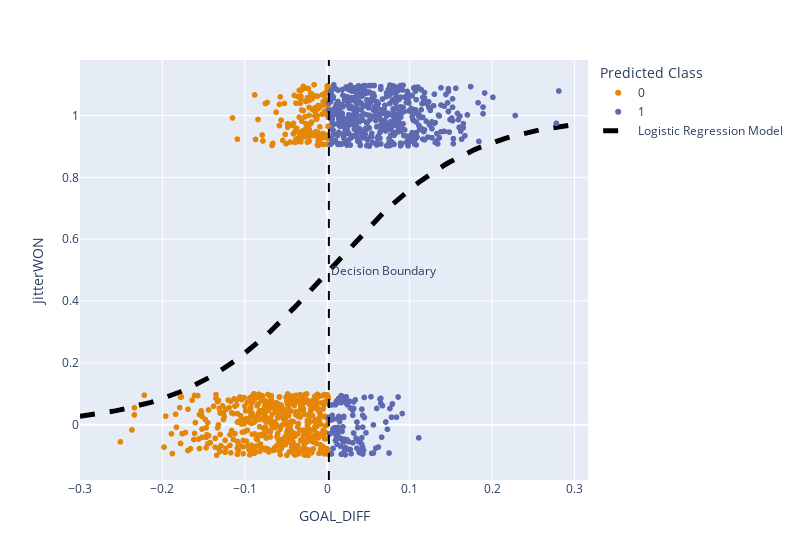

Notebook source saved alongside this figure:
### Markdown cell above
Let's visualize our predictions.

### Code cell
games["Predicted Class"] = pd.Categorical(classes)

test_points = pd.DataFrame({"GOAL_DIFF": np.linspace(-0.3, 0.3, 100)})
test_points["Predicted Prob"] = model.predict_proba(test_points)[:, 1]

fig = px.scatter(games, 
           x="GOAL_DIFF", y="JitterWON", color="Predicted Class", 
           hover_data=['TEAM_NAME', 'TEAM_NAME_OPP'])
# Add the logistic regression model predictions
fig.add_trace(go.Scatter(x=test_points["GOAL_DIFF"], y=test_points["Predicted Prob"], 
                         mode="lines", name="Logistic Regression Model", 
                         line_color="black", line_width=5, line_dash="dash"))
fig.add_vline(x = -model.intercept_[0]/model.coef_[0][0], line_dash="dash", 
              line_color="black",
              annotation_text="Decision Boundary", 
              annotation_position="right")

### Figure 1 — Plotly figure (JSON) as saved in the notebook; plotly's stock layout.template omitted (floating-point values rounded to 4 significant figures; data arrays with more than 128 entries replaced by an {"elided": "..."} marker saying what was removed)
{"data": [{"customdata": {"elided": "650x2 str values"}, "hovertemplate": "Predicted Class=0<br>GOAL_DIFF=%{x}<br>JitterWON=%{y}<br>TEAM_NAME=%{customdata[0]}<br>TEAM_NAME_OPP=%{customdata[1]}<extra></extra>", "legendgroup": "0", "marker": {"color": "rgb(229, 134, 6)", "symbol": "circle"}, "mode": "markers", "name": "0", "showlegend": true, "type": "scattergl", "x": {"elided": "650 float values"}, "xaxis": "x", "y": {"elided": "650 float values"}, "yaxis": "y"}, {"customdata": {"elided": "580x2 str values"}, "hovertemplate": "Predicted Class=1<br>GOAL_DIFF=%{x}<br>JitterWON=%{y}<br>TEAM_NAME=%{customdata[0]}<br>TEAM_NAME_OPP=%{customdata[1]}<extra></extra>", "legendgroup": "1", "marker": {"color": "rgb(93, 105, 177)", "symbol": "circle"}, "mode": "markers", "name": "1", "showlegend": true, "type": "scattergl", "x": {"elided": "580 float values"}, "xaxis": "x", "y": {"elided": "580 float values"}, "yaxis": "y"}, {"line": {"color": "black", "dash": "dash", "width": 5}, "mode": "lines", "name": "Logistic Regression Model", "type": "scatter", "x": [-0.3, -0.2939, -0.2879, -0.2818, -0.2758, -0.2697, -0.2636, -0.2576, -0.2515, -0.2455, -0.2394, -0.2333, -0.2273, -0.2212, -0.2152, -0.2091, -0.203, -0.197, -0.1909, -0.1848, -0.1788, -0.1727, -0.1667, -0.1606, -0.1545, -0.1485, -0.1424, -0.1364, -0.1303, -0.1242, -0.1182, -0.1121, -0.1061, -0.1, -0.09394, -0.08788, -0.08182, -0.07576, -0.0697, -0.06364, -0.05758, -0.05152, -0.04545, -0.03939, -0.03333, -0.02727, -0.02121, -0.01515, -0.009091, -0.00303, 0.00303, 0.009091, 0.01515, 0.02121, 0.02727, 0.03333, 0.03939, 0.04545, 0.05152, 0.05758, 0.06364, 0.0697, 0.07576, 0.08182, 0.08788, 0.09394, 0.1, 0.1061, 0.1121, 0.1182, 0.1242, 0.1303, 0.1364, 0.1424, 0.1485, 0.1545, 0.1606, 0.1667, 0.1727, 0.1788, 0.1848, 0.1909, 0.197, 0.203, 0.2091, 0.2152, 0.2212, 0.2273, 0.2333, 0.2394, 0.2455, 0.2515, 0.2576, 0.2636, 0.2697, 0.2758, 0.2818, 0.2879, 0.2939, 0.3], "y": [0.0274, 0.02937, 0.03148, 0.03374, 0.03616, 0.03874, 0.0415, 0.04445, 0.04759, 0.05094, 0.05452, 0.05834, 0.0624, 0.06672, 0.07133, 0.07622, 0.08142, 0.08694, 0.0928, 0.09901, 0.1056, 0.1126, 0.1199, 0.1277, 0.1359, 0.1445, 0.1536, 0.1631, 0.1732, 0.1837, 0.1946, 0.2061, 0.2181, 0.2306, 0.2435, 0.257, 0.2709, 0.2853, 0.3001, 0.3153, 0.331, 0.3471, 0.3635, 0.3802, 0.3972, 0.4145, 0.432, 0.4497, 0.4674, 0.4853, 0.5032, 0.5211, 0.539, 0.5567, 0.5743, 0.5917, 0.6089, 0.6258, 0.6425, 0.6587, 0.6747, 0.6902, 0.7053, 0.72, 0.7342, 0.7479, 0.7612, 0.774, 0.7863, 0.7981, 0.8094, 0.8202, 0.8305, 0.8403, 0.8497, 0.8586, 0.8671, 0.8752, 0.8828, 0.89, 0.8968, 0.9033, 0.9093, 0.9151, 0.9205, 0.9256, 0.9304, 0.9349, 0.9391, 0.9431, 0.9468, 0.9503, 0.9536, 0.9566, 0.9595, 0.9622, 0.9647, 0.9671, 0.9693, 0.9714]}], "layout": {"annotations": [{"showarrow": false, "text": "Decision Boundary", "x": 0.001942, "xanchor": "left", "xref": "x", "y": 0.5, "yanchor": "middle", "yref": "y domain"}], "legend": {"title": {"text": "Predicted Class"}, "tracegroupgap": 0}, "margin": {"t": 60}, "shapes": [{"line": {"color": "black", "dash": "dash"}, "type": "line", "x0": 0.001942, "x1": 0.001942, "xref": "x", "y0": 0, "y1": 1, "yref": "y domain"}], "width": 800, "xaxis": {"anchor": "y", "domain": [0, 1], "title": {"text": "GOAL_DIFF"}}, "yaxis": {"anchor": "x", "domain": [0, 1], "title": {"text": "JitterWON"}}}}
